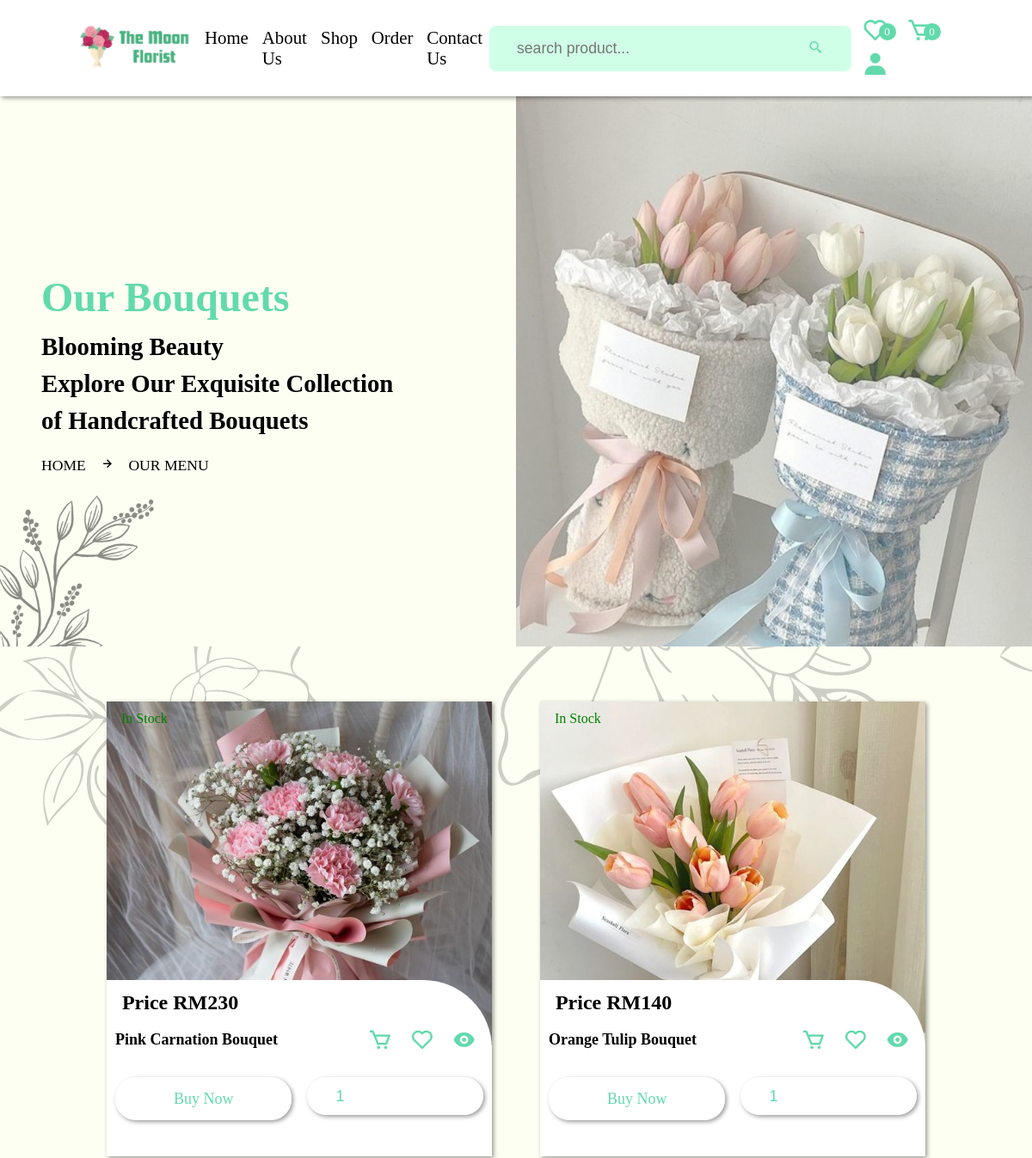
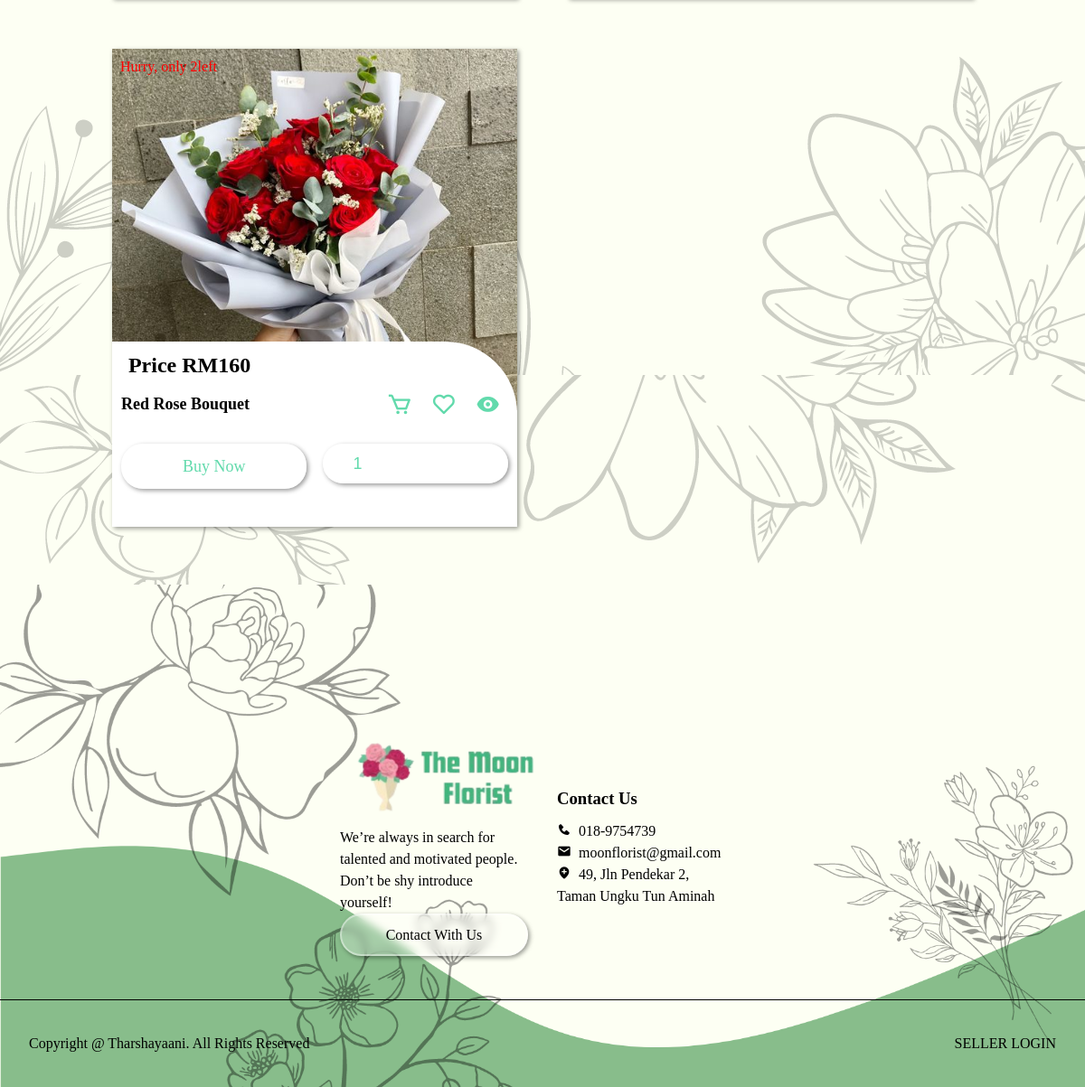
The page /shop.php on the database its author committed (2 pictures, top to bottom).
### tables this page shows
CREATE TABLE `products` (
  `id` varchar(255) NOT NULL,
  `seller_id` varchar(20) NOT NULL,
  `name` varchar(255) NOT NULL,
  `price` varchar(255) NOT NULL,
  `image` varchar(255) NOT NULL,
  `stock` int(100) NOT NULL,
  `product_detail` varchar(500) NOT NULL,
  `status` varchar(100) NOT NULL
);

### shop.php (the view, shortened to what this page needs)
<?php
	include 'components/connect.php';
?>
<!DOCTYPE html>
<html lang="en">
<head>
   <link href='https://unpkg.com/boxicons@2.1.2/css/boxicons.min.css' rel='stylesheet'>
   <link rel="stylesheet" href="css/user_style.css">
</head>
<body>
	<?php include 'components/user_header.php'; ?>
	<div class="banner">
        <div class="detail">
            <h1>Our Bouquets</h1>
            <p>Blooming Beauty <br> Explore Our Exquisite Collection <br>
            of Handcrafted Bouquets</p>
            <span><a href="home.html">home</a><i class='bx bx-right-arrow-alt'></i>our menu</span>
        </div>
    </div>
	<section class="products">
		<div class="box-container">
		<?php
			$select_products = $conn->prepare("SELECT * FROM `products` WHERE status = ?");
			$select_products->execute(['active']);
			if ($select_products->rowCount() > 0) {
				while($fetch_products = $select_products->fetch(PDO::FETCH_ASSOC)){
		?>
		<form action="" method="post" class="box <?php if($fetch_products['stock'] == 0){echo 'disabled';}; ?>">
			<img src="uploaded_files/<?= $fetch_products['image']; ?>" class="image">
			<?php if ($fetch_products['stock'] > 9) { ?>
		         <span class="stock" style="color: green;"><i class="fas fa-check" style="margin-right: .5rem;"></i>In Stock</span>
		      <?php }elseif($fetch_products['stock'] == 0){ ?>
		         <span class="stock" style="color: red;"><i class="fas fa-times" style="margin-right: .5rem;"></i>Out Of Stock</span>
		      <?php }else{ ?>
		         <span class="stock" style="color: red;">Hurry, only <?= $fetch_products['stock']; ?>left</span>
		      <?php } ?>
			<div class="content">
				<div class="button">
					<div><h3 class="name"><?= $fetch_products['name']; ?></h3></div>
					<div>
						<button type="submit" name="add_to_cart"><i class="bx bx-cart"></i></button>
						<button type="submit" name="add_to_wishlist"><i class="bx bx-heart"></i></button>
						<a href="view_page.php?pid=<?= $fetch_products['id']; ?>" class="bx bxs-show"></a>
					</div>
				</div>
				<p class="price">price RM<?= $fetch_products['price']; ?></p>
				<div class="flex-btn">
					<a href="checkout.php?get_id=<?= $fetch_products['id']; ?>" class="btn">buy now</a>
					<input type="number" name="qty" required min="1" value="1" max="99" maxlength="2" class="qty">
				</div>
			</div>
		</form>
		<?php
				}
			}else{
				echo'
					<div class="empty">
						<p>no products added yet!</p>
					</div>
				';
			}
		?>
	</div>
	</section>
	<?php include 'components/footer.php'; ?>
</body>
</html>

### user_header.php (shortened to what this page needs)
<header class="header">
   <section class="flex">
      <a href="home.php" class="logo"><img src="image/logo.png" width="150px"> </a>
      <nav class="navbar">
         <a href="home.php"><span>home</span></a>
         <a href="about-us.php"><span>about us</span></a>
         <a href="shop.php"><span>shop</span></a>
         <a href="order.php"><span>order</span></a>
         <a href="contact.php"><span>contact us</span></a>
      </nav>
      <form action="search_product.php" method="post" class="search-form">
         <input type="text" name="search_product" placeholder="search product..." required maxlength="100">
         <button type="submit" class="bx bx-search-alt-2" name="search_product_btn"></button>
      </form>
      <div class="icons">
         <?php
            $count_wishlist_item = $conn->prepare("SELECT * FROM `wishlist` WHERE user_id=?");
            $count_wishlist_item->execute([$user_id]);
            $total_Wishlist_items = $count_wishlist_item->rowCount();
         ?>
         <a href="wishlist.php" class="cart-btn"><i class="bx bx-heart"></i><sup><?= $total_Wishlist_items; ?></sup></a>
         <?php
            $count_cart_item = $conn->prepare("SELECT * FROM `cart` WHERE user_id=?");
            $count_cart_item->execute([$user_id]);
            $total_cart_items = $count_cart_item->rowCount();
         ?>
         <a href="cart.php" class="cart-btn"><i class="bx bx-cart"></i><sup><?= $total_cart_items; ?></sup></a>
         <div id="user-btn" class="bx bxs-user"></div>
      </div>
   </section>
</header>

### footer.php
<footer>
        <div class="content">
            <div class="box">
                <img src="image/logo.png" width="230px">
                <p>We’re always in search for talented and motivated people. Don’t be shy introduce yourself!</p>
                <a href="contact.php" class="btn">contact with us</a>
            </div>
            <div class="box">
                <h3>contact us</h3>
                <p><i class='bx bxs-phone'></i>018-9754739</p>
                <p><i class='bx bxs-envelope' ></i>moonflorist@gmail.com</p>
                <p><i class='bx bxs-location-plus' ></i>49, Jln Pendekar 2, <br> Taman Ungku Tun Aminah</p>
            </div>
        </div>
        <div class="bottom">
            <p>Copyright @ Tharshayaani. All Rights Reserved</p>
            <a href="admin panel/login_admin.php" target="_blank">SELLER LOGIN</a>
        </div>
    </footer>

### rows shown on the page
products: image (picture), stock "In Stock", name "Pink Carnation Bouquet", price "230"
products: image (picture), stock "In Stock", name "Orange Tulip Bouquet", price "140"
products: image (picture), stock "2", name "Red Rose Bouquet", price "160"

### other values the page prints
$total_Wishlist_items "0"
$total_cart_items "0"
